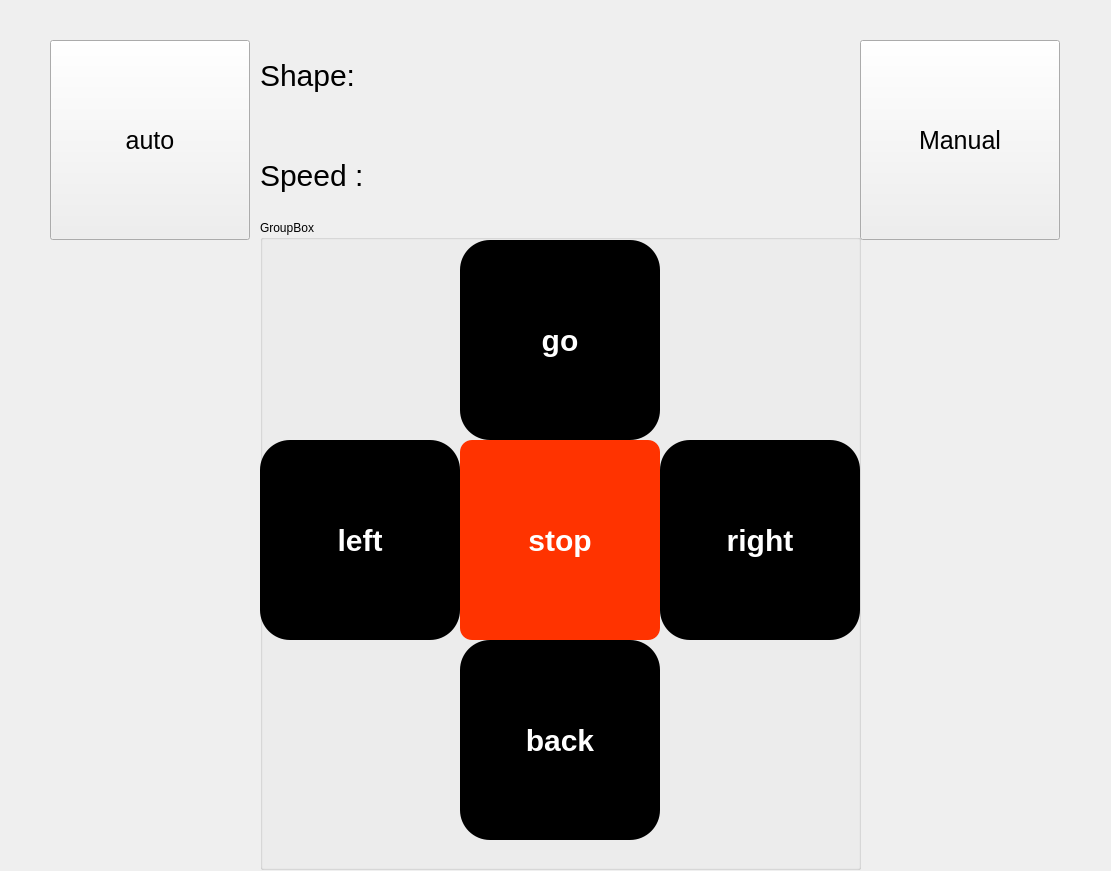
<?xml version="1.0" encoding="UTF-8"?>
<ui version="4.0">
 <class>lblSpeed</class>
 <widget class="QWidget" name="lblSpeed">
  <property name="geometry">
   <rect>
    <x>0</x>
    <y>0</y>
    <width>1111</width>
    <height>871</height>
   </rect>
  </property>
  <property name="windowTitle">
   <string>Form</string>
  </property>
  <widget class="QGroupBox" name="groupBox">
   <property name="geometry">
    <rect>
     <x>260</x>
     <y>220</y>
     <width>601</width>
     <height>650</height>
    </rect>
   </property>
   <property name="title">
    <string>GroupBox</string>
   </property>
   <widget class="QPushButton" name="back">
    <property name="geometry">
     <rect>
      <x>200</x>
      <y>420</y>
      <width>200</width>
      <height>200</height>
     </rect>
    </property>
    <property name="styleSheet">
     <string notr="true">QPushButton {
  background-color: #000000;
  color: white;
  border-radius: 30px;
  padding: 10px;
  font-weight: bold;
font-size : 30px;
}
QPushButton:hover {
  background-color: #9999ff;
font-size : 70px;
}
QPushButton:pressed {
  background-color: #9955ff;
font-size : 70px;
}</string>
    </property>
    <property name="text">
     <string>back</string>
    </property>
   </widget>
   <widget class="QPushButton" name="go">
    <property name="geometry">
     <rect>
      <x>200</x>
      <y>20</y>
      <width>200</width>
      <height>200</height>
     </rect>
    </property>
    <property name="styleSheet">
     <string notr="true">QPushButton {
  background-color: #000000;
  color: white;
  border-radius: 30px;
  padding: 10px;
  font-weight: bold;
font-size : 30px;
}
QPushButton:hover {
  background-color: #9999ff;
font-size : 70px;
}
QPushButton:pressed {
  background-color: #9955ff;
font-size : 70px;
}</string>
    </property>
    <property name="text">
     <string>go</string>
    </property>
   </widget>
   <widget class="QPushButton" name="stop">
    <property name="geometry">
     <rect>
      <x>200</x>
      <y>220</y>
      <width>200</width>
      <height>200</height>
     </rect>
    </property>
    <property name="styleSheet">
     <string notr="true">QPushButton {
  background-color: #ff3300;
  color: white;
  border-radius: 12px;
  padding: 10px;
  font-weight: bold;
 font-size: 30px;
}
QPushButton:hover {
  background-color: #ff0000;
 font-size: 70px;
}
QPushButton:pressed {
  background-color: #ff9900;
	font-size: 50px;
}</string>
    </property>
    <property name="text">
     <string>stop</string>
    </property>
   </widget>
   <widget class="QPushButton" name="left">
    <property name="geometry">
     <rect>
      <x>0</x>
      <y>220</y>
      <width>200</width>
      <height>200</height>
     </rect>
    </property>
    <property name="styleSheet">
     <string notr="true">QPushButton {
  background-color: #000000;
  color: white;
  border-radius: 30px;
  padding: 10px;
  font-weight: bold;
font-size : 30px;
}
QPushButton:hover {
  background-color: #9999ff;
font-size : 70px;
}
QPushButton:pressed {
  background-color: #9955ff;
font-size : 70px;
}</string>
    </property>
    <property name="text">
     <string>left</string>
    </property>
   </widget>
   <widget class="QPushButton" name="right">
    <property name="geometry">
     <rect>
      <x>400</x>
      <y>220</y>
      <width>200</width>
      <height>200</height>
     </rect>
    </property>
    <property name="minimumSize">
     <size>
      <width>0</width>
      <height>0</height>
     </size>
    </property>
    <property name="styleSheet">
     <string notr="true">QPushButton {
  background-color: #000000;
  color: white;
  border-radius: 30px;
  padding: 10px;
  font-weight: bold;
font-size : 30px;
}
QPushButton:hover {
  background-color: #9999ff;
font-size : 70px;
}
QPushButton:pressed {
  background-color: #9955ff;
font-size : 70px;
}</string>
    </property>
    <property name="text">
     <string>right</string>
    </property>
   </widget>
  </widget>
  <widget class="QPushButton" name="auto1">
   <property name="geometry">
    <rect>
     <x>50</x>
     <y>40</y>
     <width>200</width>
     <height>200</height>
    </rect>
   </property>
   <property name="styleSheet">
    <string notr="true">
font-size: 25px;
</string>
   </property>
   <property name="text">
    <string>auto</string>
   </property>
  </widget>
  <widget class="QPushButton" name="manual">
   <property name="geometry">
    <rect>
     <x>860</x>
     <y>40</y>
     <width>200</width>
     <height>200</height>
    </rect>
   </property>
   <property name="styleSheet">
    <string notr="true">font-size: 25px;</string>
   </property>
   <property name="text">
    <string>Manual</string>
   </property>
  </widget>
  <widget class="QLabel" name="Speed">
   <property name="geometry">
    <rect>
     <x>260</x>
     <y>130</y>
     <width>591</width>
     <height>91</height>
    </rect>
   </property>
   <property name="styleSheet">
    <string notr="true">font-size : 30px;</string>
   </property>
   <property name="text">
    <string>Speed : </string>
   </property>
  </widget>
  <widget class="QLabel" name="Shape">
   <property name="geometry">
    <rect>
     <x>260</x>
     <y>40</y>
     <width>591</width>
     <height>71</height>
    </rect>
   </property>
   <property name="styleSheet">
    <string notr="true">font-size : 30px;</string>
   </property>
   <property name="text">
    <string>Shape: </string>
   </property>
  </widget>
 </widget>
 <resources/>
 <connections/>
</ui>
